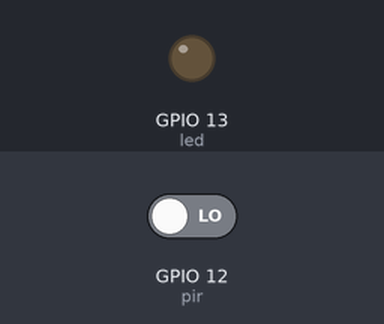
Bench run of a program on a simulated Raspberry Pi (BCM pin numbers). Parts: output pins drawn as LEDs (lit = HIGH). The test bench sets the inputs (shaded band); at power-on: GPIO 12 (pir) LOW. The clock reads 2024-03-15 10:24:30 at power-on unless the program sets it; what the program prints to the terminal is not drawn.

Above: at 1.2 s.
1.3 s: GPIO 12 (pir) driven HIGH
At 2.4 s:
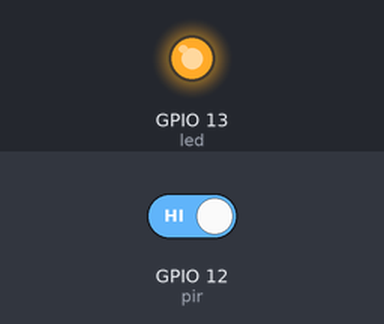
2.8 s: GPIO 12 (pir) driven LOW
At 3.5 s:
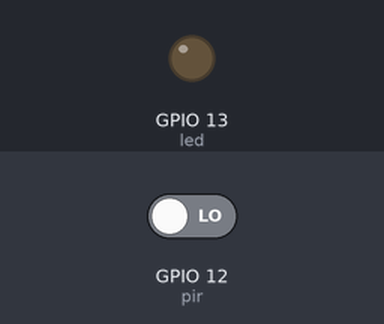
Timing chart, 0 to 5.8 s (numbered marks = the images above; inputs shaded):
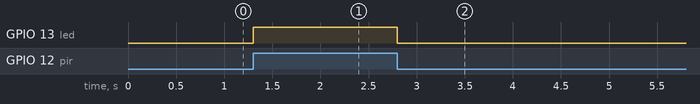

Measured:
- after the input at 1.3 s, GPIO 13 (led): LOW → HIGH at once
- after the input at 2.8 s, GPIO 13 (led): HIGH → LOW at once

The program:

ex02.py
```python
from gpiozero import MotionSensor, LED
from signal import pause
from datetime import datetime

pir = MotionSensor(12)
led = LED(13)
start = 0

def start_record():
    led.on()
    # 카메라 녹화 시작
    # 년월일_시분초.avi 파일명 출력
    global start
    start = datetime.now()
    fname = start.strftime('%Y.%m.%d_%H:%M:%S.avi')     # %f: 밀리초
    print('녹화시작', fname)

def stop_record():
    led.off()
    # 카메라 녹화 중지
    end = datetime.now()
    delta = end - start                 # 시간에 대해서 빼기 연산 --> timedelta 타입
    print('녹화중지(녹화시간)', delta)


pir.when_motion = start_record
pir.when_no_motion = stop_record

pause()
```
